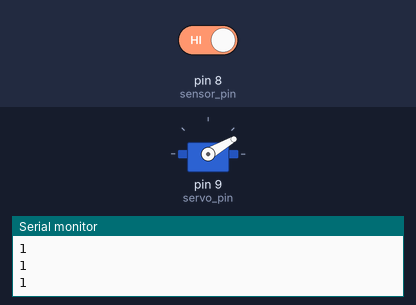
A sketch run on a simulated Arduino Uno, built with avr-gcc and run on an emulated ATmega328P. On the bench: servo, the last lines printed to the serial monitor. The inputs (shaded band) are chosen by the test bench; at power-on: pin 8 (sensor_pin) HIGH.

Above: at 1.2 s.
1.3 s: pin 8 (sensor_pin) driven LOW
At 1.7 s:
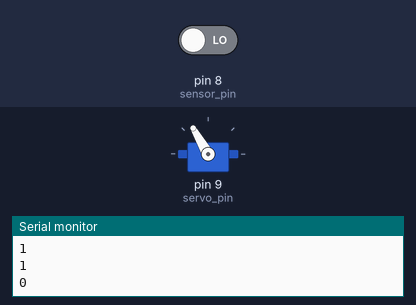
Timing chart, 0 to 4.3 s (numbered marks = the images above; inputs shaded):
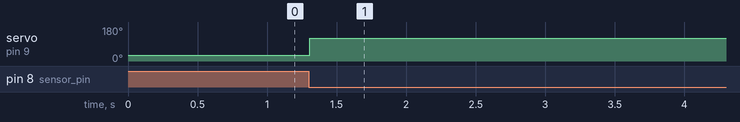

Measured:
- after the input at 1.3 s, servo on pin 9 (servo_pin): 30° → 120° at once

The sketch:

smartdoor_project_with_IRsensor_servomotor.ino
```cpp
//Smart Door with Infrared Sensor and Servo motor
//Written by Sue Zaw

#include <Servo.h>

Servo myservo; //declaring myservo

int sensor_pin = 8;//add your sensor output pin number , မိမိတပ်ဆင်ထားသော sensor output pin number ထည့်ပါ
int servo_pin =9;//add your servo output pin number , မိမိတပ်ဆင်ထားသော servo output pin number ထည့်ပါ
int val;

void setup(){
  pinMode(sensor_pin,INPUT); //declaring that we will use Input from sensor_pin,sensor_pin မှ Input ယူမည့် အကြောင်း
  myservo.attach(servo_pin);
   Serial.begin(9600);
}

void loop(){
   myservo.write(30);
  val = digitalRead(sensor_pin);
  Serial.println(val);//printing out value in serial monitor,value များကို  serial monitor တွင် ဖတ်ရှုနိုင်ရန်
  if (val==0) //sennsor_pin value သည် 0 , ဆိုလိုသည်မှာ object detected
  {
    myservo.write(120);
    delay(3600);
    myservo.write(30);
  }
  /*if (val==1)
  {
    tap_servo.write(180);

  }*/
}
```
